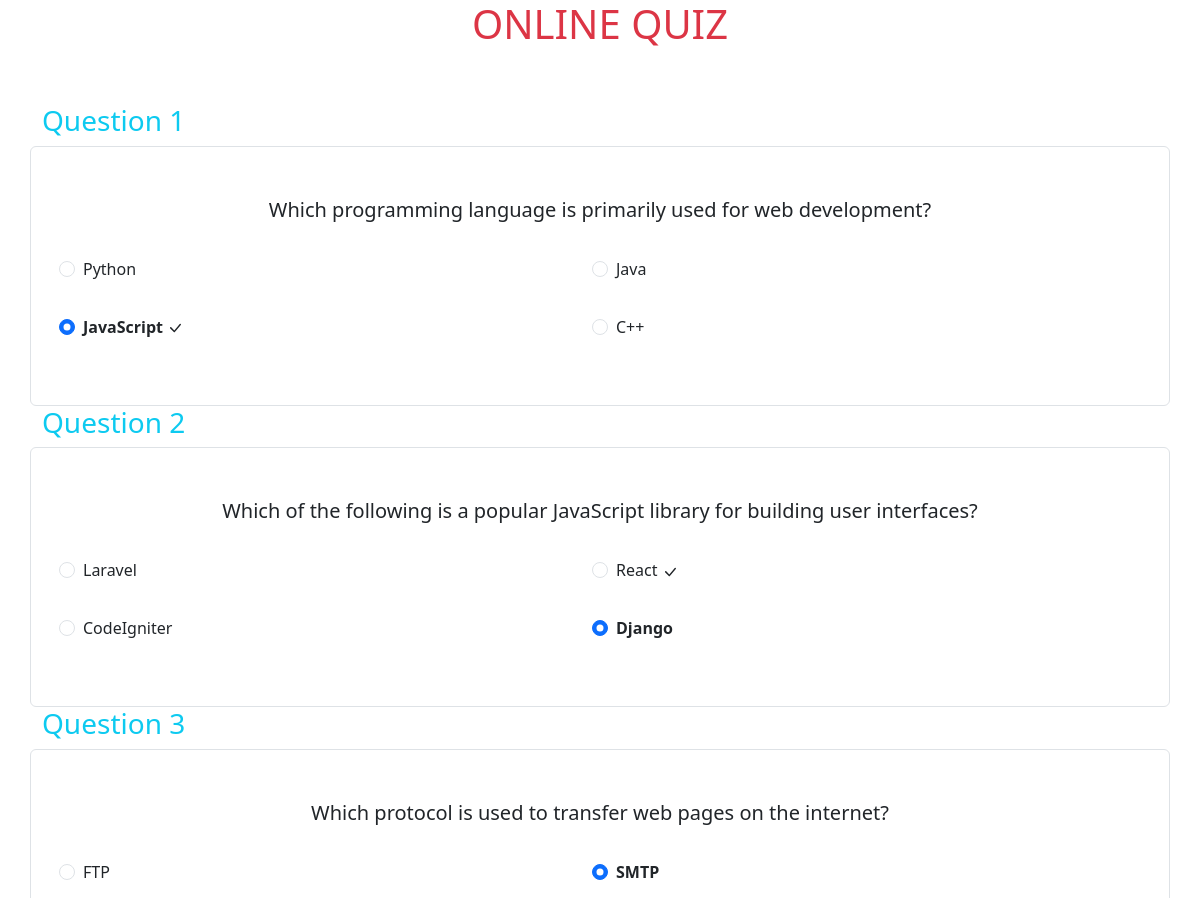
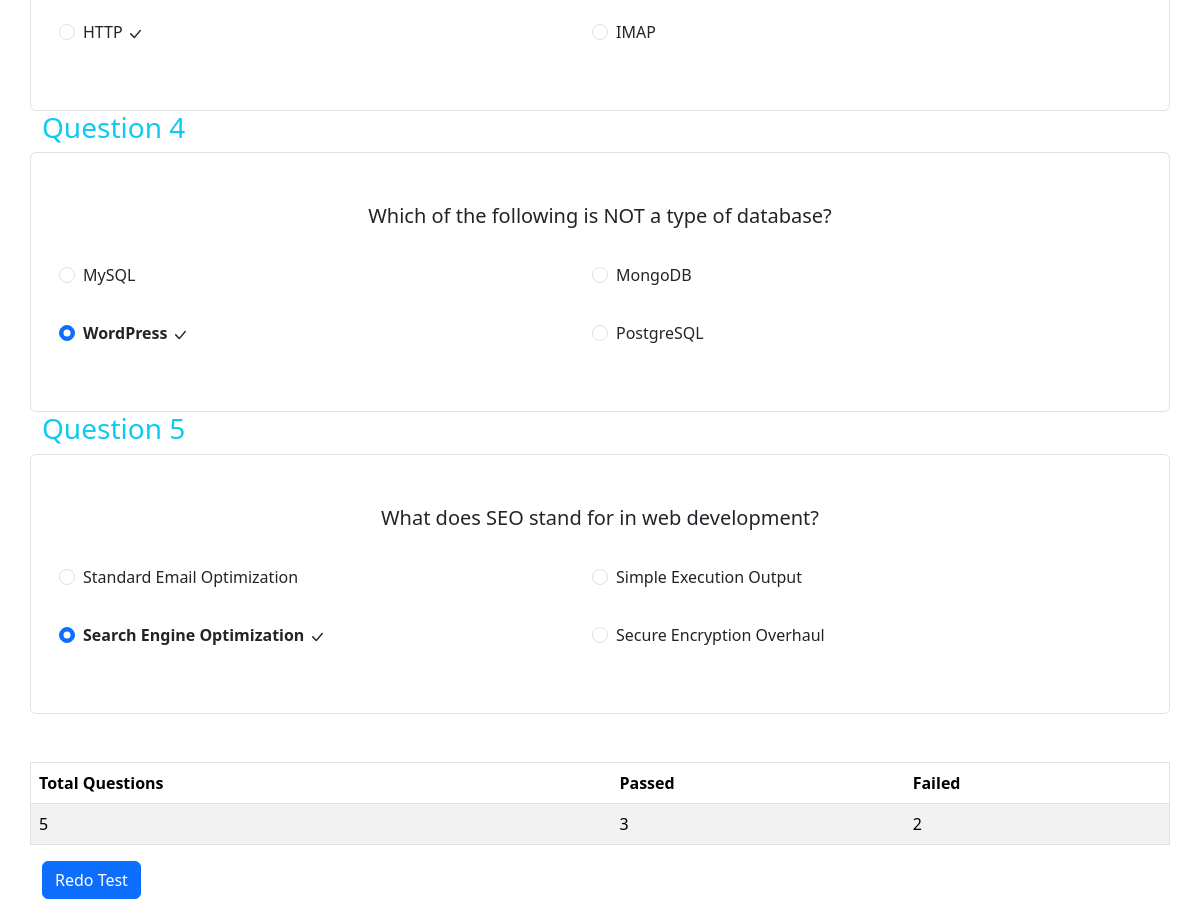
The app's page /pages/success.php?user=1 with its own data (2 pictures, top to bottom).
### tables this page shows
CREATE TABLE IF NOT EXISTS `questions` (
  `id` int NOT NULL AUTO_INCREMENT,
  `question_no` int NOT NULL,
  `question` text NOT NULL,
  `choice_1` text NOT NULL,
  `choice_2` text NOT NULL,
  `choice_3` text NOT NULL,
  `choice_4` text NOT NULL,
  `answer` text NOT NULL,
  PRIMARY KEY (`id`)
);

CREATE TABLE IF NOT EXISTS `answers` (
  `id` int NOT NULL AUTO_INCREMENT,
  `user_id` int NOT NULL,
  `question` int NOT NULL,
  `answer` text NOT NULL,
  PRIMARY KEY (`id`)
);

### pages/success.php (the view, shortened to what this page needs)
<?php
include "../formhandling/dbcon.php";
include "../layout/header.php";
$user_id = $_GET['user'];
$query = "SELECT *, questions.question as question_name,answers.id as answer_id,questions.id as question_id,questions.answer as correct_answer
          FROM `questions`
          JOIN `answers` ON `answers`.`question` = `questions`.`id`
          WHERE `user_id` = $user_id";
$result = mysqli_query($connection, $query);
$correct = 0;
$incorrect = 0;
$count = 1;
?>
<div class="container">
    <div class="row">
        <h1 class="text-center text-danger">ONLINE QUIZ </h1>
    </div>
    <div class="row pt-5">
        <?php
        while ($row = mysqli_fetch_array($result, MYSQLI_ASSOC)) {
            if ($row['correct_answer'] == $row['answer']) {
                $correct++;
            } else {
                $incorrect++;
            }
            ?>
            <h3 class="text-info">Question <span id="question_no"><?php echo $count++ ?></span></h3>
            <div class="border rounded bg-primary-emphasis p-5">
                <p class="fs-5 text-center" id="question"><?php echo $row['question_name'] ?></p>
                <div class="row justify-content-center ">
                    <div class="col-6 form-check p-3 ">
                        <input class="form-check-input" type="radio" name="answer_<?php echo $row['question_id']; ?>"
                            id="answer_<?php echo $row['question_id']; ?>_1" value="choice_1" <?php if ($row['answer'] == 'choice_1')
                                   echo "checked"; ?>>
                        <label class="form-check-label <?php if ($row['answer'] == 'choice_1')
                            echo "fw-bold"; ?> " for="answer_<?php echo $row['question_id']; ?>_1" id="choice_1">
                            <?php echo $row['choice_1'] ?>     <?php if ($row['correct_answer'] == 'choice_1')
                                        echo "<svg xmlns='http://www.w3.org/2000/svg' width='16' height='16' fill='currentColor' class='bi bi-check-lg' viewBox='0 0 16 16'>
  <path d='M12.736 3.97a.733.733 0 0 1 1.047 0c.286.289.29.756.01 1.05L7.88 12.01a.733.733 0 0 1-1.065.02L3.217 8.384a.757.757 0 0 1 0-1.06.733.733 0 0 1 1.047 0l3.052 3.093 5.4-6.425z'/>
</svg> "; ?>
                        </label>
                    </div>
                    <div class="col-6 form-check p-3">
                        <input class="form-check-input" type="radio" name="answer_<?php echo $row['question_id']; ?>"
                            id="answer_<?php echo $row['question_id']; ?>_2" value="choice_2" <?php if ($row['answer'] == 'choice_2')
                                   echo "checked"; ?>>
                        <label class="form-check-label <?php if ($row['answer'] == 'choice_2')
                            echo "fw-bold"; ?> " for="answer_<?php echo $row['question_id']; ?>_2" id="choice_2">
                            <?php echo $row['choice_2'] ?>     <?php if ($row['correct_answer'] == 'choice_2')
                                        echo "<svg xmlns='http://www.w3.org/2000/svg' width='16' height='16' fill='currentColor' class='bi bi-check-lg' viewBox='0 0 16 16'>
  <path d='M12.736 3.97a.733.733 0 0 1 1.047 0c.286.289.29.756.01 1.05L7.88 12.01a.733.733 0 0 1-1.065.02L3.217 8.384a.757.757 0 0 1 0-1.06.733.733 0 0 1 1.047 0l3.052 3.093 5.4-6.425z'/>
</svg>"; ?>
                        </label>
                    </div>
                    <div class="col-6 form-check p-3">
                        <input class="form-check-input" type="radio" name="answer_<?php echo $row['question_id']; ?>"
                            id="answer_<?php echo $row['question_id']; ?>_3" value="choice_3" <?php if ($row['answer'] == 'choice_3')
                                   echo "checked"; ?>>
                        <label class="form-check-label <?php if ($row['answer'] == 'choice_3')
                            echo "fw-bold"; ?> " for="answer_<?php echo $row['question_id']; ?>_3" id="choice_3">
                            <?php echo $row['choice_3'] ?>     <?php if ($row['correct_answer'] == 'choice_3')
                                        echo "<svg xmlns='http://www.w3.org/2000/svg' width='16' height='16' fill='currentColor' class='bi bi-check-lg' viewBox='0 0 16 16'>
  <path d='M12.736 3.97a.733.733 0 0 1 1.047 0c.286.289.29.756.01 1.05L7.88 12.01a.733.733 0 0 1-1.065.02L3.217 8.384a.757.757 0 0 1 0-1.06.733.733 0 0 1 1.047 0l3.052 3.093 5.4-6.425z'/>
</svg>"; ?>
                        </label>
                    </div>
                    <div class="col-6 form-check p-3">
                        <input class="form-check-input" type="radio" name="answer_<?php echo $row['question_id']; ?>"
                            id="answer_<?php echo $row['question_id']; ?>_4" value="choice_4" <?php if ($row['answer'] == 'choice_4')
                                   echo "checked"; ?>>
                        <label class="form-check-label <?php if ($row['answer'] == 'choice_4')
                            echo "fw-bold"; ?> " for="answer_<?php echo $row['question_id']; ?>_4" id="choice_4">
                            <?php echo $row['choice_4'] ?>     <?php if ($row['correct_answer'] == 'choice_4')
                                        echo "<svg xmlns='http://www.w3.org/2000/svg' width='16' height='16' fill='currentColor' class='bi bi-check-lg' viewBox='0 0 16 16'>
  <path d='M12.736 3.97a.733.733 0 0 1 1.047 0c.286.289.29.756.01 1.05L7.88 12.01a.733.733 0 0 1-1.065.02L3.217 8.384a.757.757 0 0 1 0-1.06.733.733 0 0 1 1.047 0l3.052 3.093 5.4-6.425z'/>
</svg>"; ?>
                        </label>
                    </div>
                </div>
            </div>
        <?php } ?>
    </div>
    <div class="row pt-5">
        <table class="table table-striped border">
            <thead>
                <th>Total Questions</th>
                <th>Passed</th>
                <th>Failed</th>
            </thead>
            <tbody>
                <td><?php echo $result->num_rows ?></td>
                <td><?php echo $correct ?></td>
                <td><?php echo $incorrect ?></td>
            </tbody>
        </table>
    </div>
    <a href="../index.php" class="btn btn-primary">Redo Test</a>
    <?php include "../layout/footer.php"; ?>

### records on screen
questions: question "Which programming language is primarily used for web development?", choice_1 "Python", choice_2 "Java", choice_3 "JavaScript", choice_4 "C++"
answers: answer "☐ Python", answer "☐ Java", answer "☑ JavaScript", answer "☐ C++"
questions: question "Which of the following is a popular JavaScript library for building user interfaces?", choice_1 "Laravel", choice_2 "React", choice_3 "CodeIgniter", choice_4 "Django"
answers: answer "☐ Laravel", answer "☐ React", answer "☐ CodeIgniter", answer "☑ Django"
questions: question "Which protocol is used to transfer web pages on the internet?", choice_1 "FTP", choice_2 "SMTP", choice_3 "HTTP", choice_4 "IMAP"
answers: answer "☐ FTP", answer "☑ SMTP", answer "☐ HTTP", answer "☐ IMAP"
questions: question "Which of the following is NOT a type of database?", choice_1 "MySQL", choice_2 "MongoDB", choice_3 "WordPress", choice_4 "PostgreSQL"
answers: answer "☐ MySQL", answer "☐ MongoDB", answer "☑ WordPress", answer "☐ PostgreSQL"
questions: question "What does SEO stand for in web development?", choice_1 "Standard Email Optimization", choice_2 "Simple Execution Output", choice_3 "Search Engine Optimization", choice_4 "Secure Encryption Overhaul"
answers: answer "☐ Standard Email Optimization", answer "☐ Simple Execution Output", answer "☑ Search Engine Optimization", answer "☐ Secure Encryption Overhaul"

### other values on screen
$result->num_rows "5"
$correct "3"
$incorrect "2"
